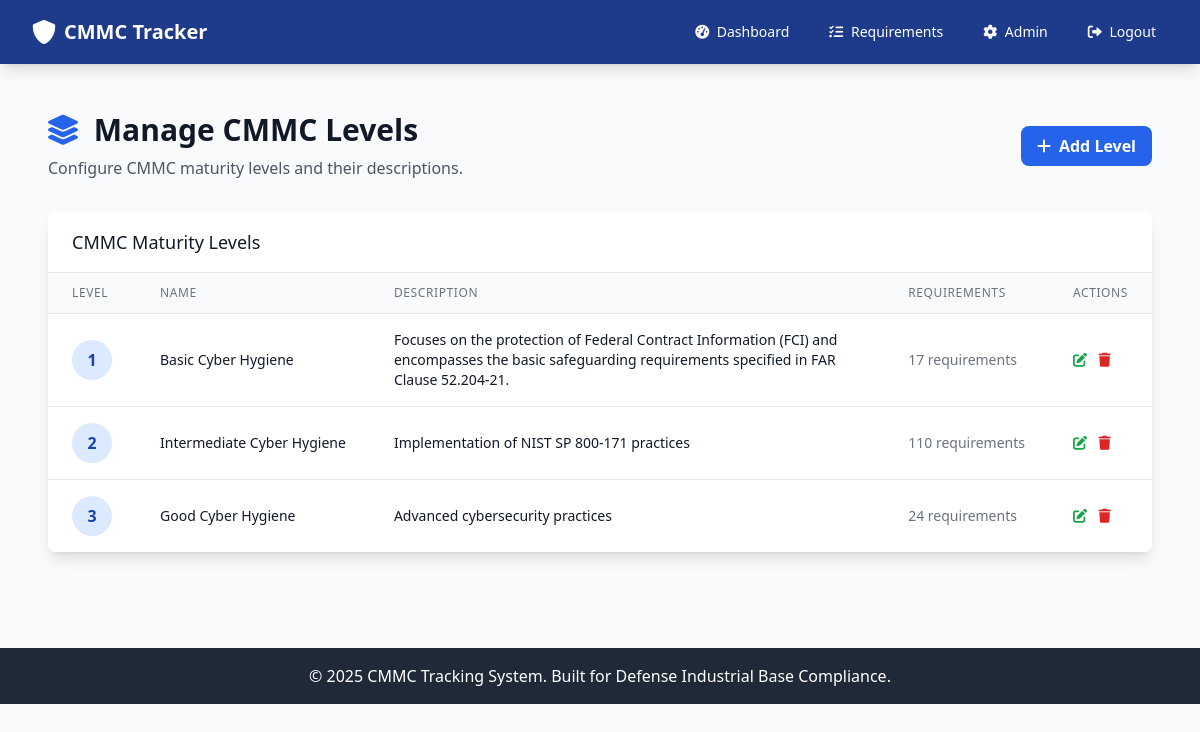
Page /admin/levels (signed in) on the committed database.
### app.py (models this page shows)
class CMMCLevel(db.Model):
    __tablename__ = 'cmmc_level'
    id = db.Column(db.Integer, primary_key=True)
    level_number = db.Column(db.Integer, unique=True, nullable=False)
    name = db.Column(db.String(100), nullable=False)
    description = db.Column(db.Text)
    created_at = db.Column(db.DateTime, default=datetime.utcnow)

### app.py (the view)
@app.route('/admin/levels')
@admin_required
def admin_levels():
    levels = CMMCLevel.query.all()
    return render_template('admin/levels.html', levels=levels)

### app.py (called while the page is built, shortened)
def admin_required(f):
    @wraps(f)
    def decorated_function(*args, **kwargs):
        if 'user_id' not in session:
            flash('Please log in to access this page.', 'warning')
            return redirect(url_for('login'))
        user = User.query.get(session['user_id'])
        if not user or user.role != 'admin':
            flash('Admin access required.', 'error')
            return redirect(url_for('dashboard'))
        return f(*args, **kwargs)
    return decorated_function

@app.before_request
def enforce_device_and_user_authorization():
    open_endpoints = {
        'index', 'login', 'register', 'logout', 'static', 'device_pending', 'forgot_password'
    }
    if request.endpoint in open_endpoints:
        return None
    if 'user_id' not in session:
        return None
    user = User.query.get(session['user_id'])
    if not user:
        session.clear()
        return redirect(url_for('login'))
    if not user.is_authorized:
        flash('Your account is awaiting authorization by an administrator.', 'warning')
        return redirect(url_for('index'))
    if user.role == 'admin':
        return None

### templates/admin/levels.html (shortened to what this page needs)
{% extends "base.html" %}
{% block content %}
<div class="px-4 py-6">
    <div class="flex justify-between items-center mb-8">
        <div>
            <h1 class="text-3xl font-bold text-gray-900 mb-2">
                <i class="fas fa-layer-group text-blue-600 mr-2"></i>
                Manage CMMC Levels
            </h1>
            <p class="text-gray-600">Configure CMMC maturity levels and their descriptions.</p>
        </div>
        <a href="{{ url_for('admin_add_level') }}" class="bg-blue-600 hover:bg-blue-700 text-white font-bold py-2 px-4 rounded-lg transition duration-200">
            <i class="fas fa-plus mr-2"></i>Add Level
        </a>
    </div>
    <div class="bg-white shadow-lg rounded-lg overflow-hidden">
        <div class="px-6 py-4 border-b border-gray-200">
            <h3 class="text-lg font-medium text-gray-900">CMMC Maturity Levels</h3>
        </div>
        {% if levels %}
        <div class="overflow-x-auto">
            <table class="min-w-full divide-y divide-gray-200">
                <thead class="bg-gray-50">
                    <tr>
                        <th class="px-6 py-3 text-left text-xs font-medium text-gray-500 uppercase tracking-wider">Level</th>
                        <th class="px-6 py-3 text-left text-xs font-medium text-gray-500 uppercase tracking-wider">Name</th>
                        <th class="px-6 py-3 text-left text-xs font-medium text-gray-500 uppercase tracking-wider">Description</th>
                        <th class="px-6 py-3 text-left text-xs font-medium text-gray-500 uppercase tracking-wider">Requirements</th>
                        <th class="px-6 py-3 text-left text-xs font-medium text-gray-500 uppercase tracking-wider">Actions</th>
                    </tr>
                </thead>
                <tbody class="bg-white divide-y divide-gray-200">
                    {% for level in levels %}
                    <tr class="hover:bg-gray-50">
                        <td class="px-6 py-4 whitespace-nowrap">
                            <span class="inline-flex items-center justify-center w-10 h-10 rounded-full bg-blue-100 text-blue-800 font-bold">
                                {{ level.level_number }}
                            </span>
                        </td>
                        <td class="px-6 py-4 whitespace-nowrap">
                            <div class="text-sm font-medium text-gray-900">{{ level.name }}</div>
                        </td>
                        <td class="px-6 py-4">
                            <div class="text-sm text-gray-900">{{ level.description or 'No description provided' }}</div>
                        </td>
                        <td class="px-6 py-4 whitespace-nowrap text-sm text-gray-500">
                            {{ level.requirements|length }} requirements
                        </td>
                        <td class="px-6 py-4 whitespace-nowrap text-sm font-medium space-x-2">
                            <button onclick="editLevel({{ level.id }})" class="text-green-600 hover:text-green-900">
                                <i class="fas fa-edit"></i>
                            </button>
                            <button onclick="deleteLevel({{ level.id }}, {{ level.level_number }})" class="text-red-600 hover:text-red-900">
                                <i class="fas fa-trash"></i>
                            </button>
                        </td>
                    </tr>
                    {% endfor %}
                </tbody>
            </table>
        </div>
        {% endif %}
    </div>
</div>
{% endblock %}

### rows in the picture
CMMCLevel: level_number "1", name "Basic Cyber Hygiene", description "Focuses on the protection of Federal Contract Information (FCI) and encompasses the basic safeguarding requirements specified in FAR Clause 52.204-21.", requirements|length "17"
CMMCLevel: level_number "2", name "Intermediate Cyber Hygiene", description "Implementation of NIST SP 800-171 practices", requirements|length "110"
CMMCLevel: level_number "3", name "Good Cyber Hygiene", description "Advanced cybersecurity practices", requirements|length "24"
